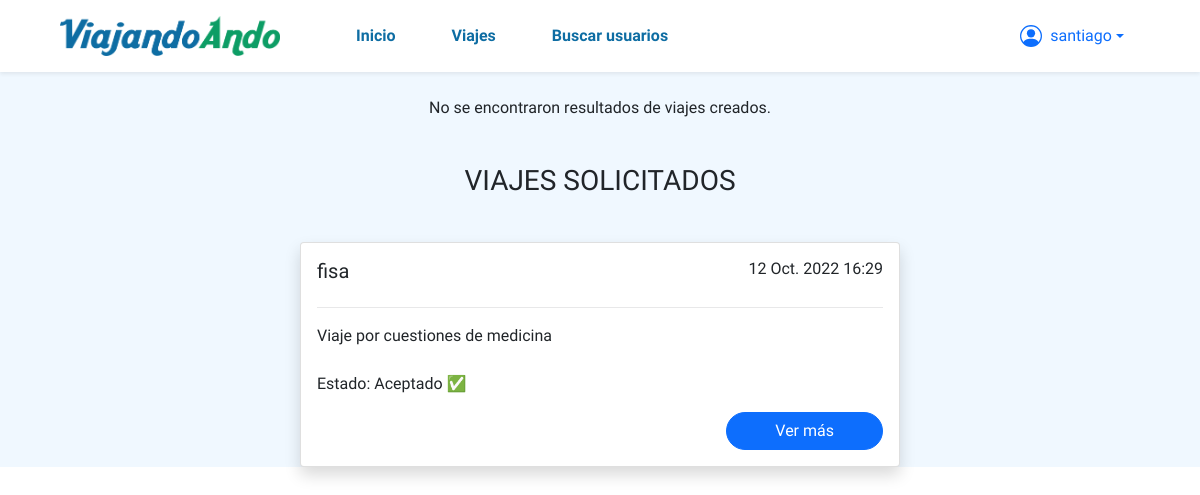
/viajes/misviajes (signed in), run on an earlier commit of the app's database.
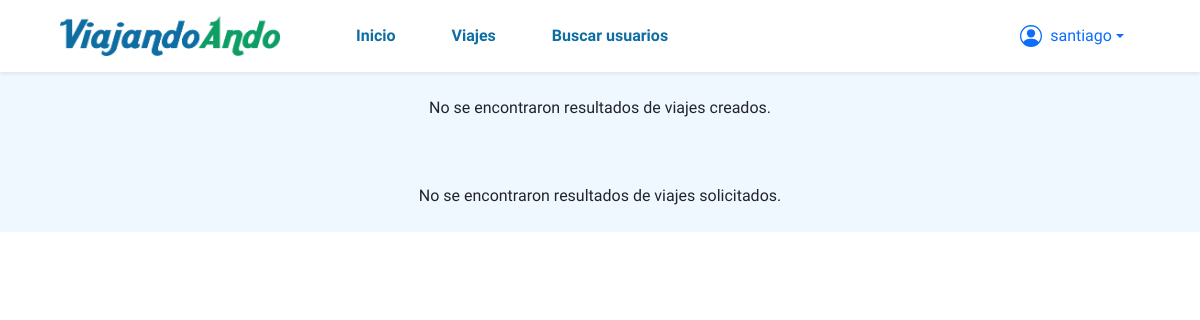
And on a later commit of the database.
### viajes/models.py (models this page shows, shortened)
class UsuarioPeticion(models.Model):
    viaje = models.ForeignKey(Viaje, on_delete=models.CASCADE)
    user = models.ForeignKey(User, on_delete=models.CASCADE)
    esta_aceptado = models.BooleanField(null=True, default=None)
    class Meta:
        constraints = [
            models.UniqueConstraint(
                fields=['viaje', 'user'], name='unique_viaje_user_combination'
            )
        ]

class Viaje(models.Model):
    conductor = models.ForeignKey(Conductor,on_delete=models.CASCADE, related_name='conductor_set')
    datetime = models.DateTimeField(blank=True, null=True, default=None)
    fecha = models.DateField(blank=True, null=True, default=None)
    hora = models.TimeField(blank=True, null=True, default=None)
    ciudad_origen = models.ForeignKey(Ciudad,on_delete=models.CASCADE, related_name='ciudad_origen_set')
    ciudad_destino = models.ForeignKey(Ciudad,on_delete=models.CASCADE, related_name='ciudad_destino_set')
    pasajeros = models.ManyToManyField(User, through='UsuarioPeticion')
    imagen_vehiculo = models.ImageField(upload_to="images/")
    descripcion = models.CharField(max_length=250)
    capacidad = models.PositiveIntegerField()
    disponible = models.PositiveIntegerField(null=True, blank=True, default=None)
    class Meta:
        constraints = [
            models.UniqueConstraint(
                fields=['conductor', 'datetime'], name='unique_conductor_datetime_combination'
            )
        ]

### users/models.py (models this page shows)
class Conductor(models.Model):
    user = models.OneToOneField(User, on_delete=models.CASCADE, primary_key=True)
    licencia = models.CharField(max_length=250)
    foto_perfil = models.ImageField(upload_to="images/", null=True, default=None)
    celular = models.BigIntegerField(blank=True, null=True, default=None);
    def __str__(self):
        string = str(self.user.username)
        return string

### viajes/views.py (the view)
# urls.py: path("viajes/misviajes", viajes_views.mis_viajes, name="mis viajes"),
@login_required
def mis_viajes(request):
	viajes_creados = ''
	if request.method == "GET":
		try:
			conductor = Conductor.objects.get(user_id=request.user.id)
			viajes_creados = Viaje.objects.filter(conductor_id=conductor)
		except:
			print('No es conductor.')
		viajes_solicitados = UsuarioPeticion.objects.filter(user_id=request.user)
	return render(request, "viajes/mis_viajes.html", {'viajes_solicitados': viajes_solicitados, 'viajes_creados': viajes_creados})

### viajes/templates/viajes/mis_viajes.html (shortened to what this page needs)
{% extends 'base.html' %}
{% load static %}
{% block content_viaje %}
<div class="viajes">
  {% if viajes_creados|length == 0 %}
    <p class="text-center py-4">No se encontraron resultados de viajes creados.</p>
  {% endif %}
  <div class="viajes">
    {% if viajes_solicitados|length == 0 %}
      <p class="text-center py-4">No se encontraron resultados de viajes solicitados.</p>
    {% else %}
      <p class="text-center fs-3 mt-2">VIAJES SOLICITADOS</p>
      {% for peticion in viajes_solicitados %}
        <div class="d-flex justify-content-center pt-4">
          <div class="card shadow rounded cardViaje">
            <div class="card-body">
              <div class="d-flex justify-content-between">
                <h5 class="card-title d-inline">{{peticion.viaje.conductor}}</h5>
                <h6 class="text-end d-inline">{{peticion.viaje.datetime}}</h6>
              </div>
              <hr>
                <p class="card-text mb-4">{{peticion.viaje.descripcion}}</p>
                Estado:
                {% if peticion.esta_aceptado == None %}
                  Pendiente ⏲
                {% elif peticion.esta_aceptado == True %}
                    Aceptado ✅
                {% else %}
                  Rechazado ❌
                {% endif %}
                <div class="d-flex justify-content-end">
                  <button type="button" class="btn btn-primary text-center px-5 rounded-pill" data-bs-toggle="modal" data-bs-target="#exampleModal{{viaje.id}}">Ver más</button>
                </div>
            </div>
          </div>
        </div>
      {% endfor %}
    {% endif %}
</div>
{% endblock %}

What changed in the data, as far as the page shows it:
removed UsuarioPeticion: viaje.conductor "fisa", viaje.datetime "12 Oct. 2022 16:29", viaje.descripcion "Viaje por cuestiones de medicina", esta_aceptado "Aceptado ✅"
Also different on the page:
text no longer shown: "VIAJES SOLICITADOS"
text now shown: "No se encontraron resultados de viajes solicitados."
